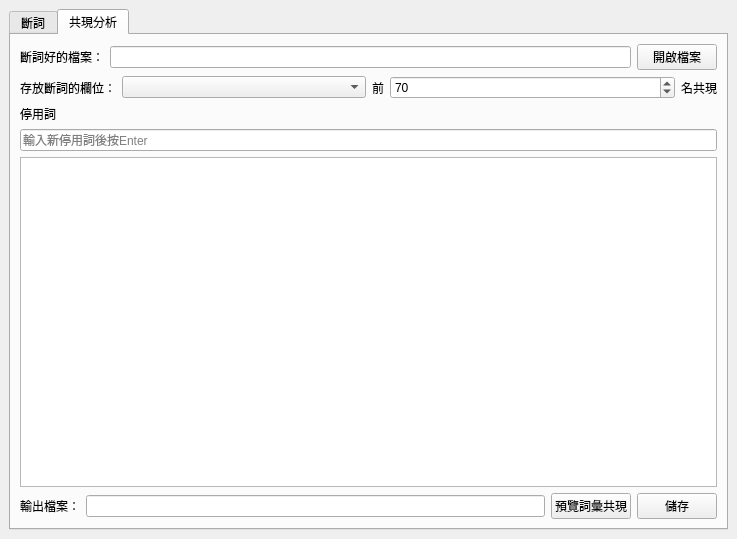
<?xml version="1.0" encoding="UTF-8"?>
<ui version="4.0">
 <class>MainWindow</class>
 <widget class="QMainWindow" name="MainWindow">
  <property name="geometry">
   <rect>
    <x>0</x>
    <y>0</y>
    <width>737</width>
    <height>539</height>
   </rect>
  </property>
  <property name="windowTitle">
   <string>WordProcessingPy</string>
  </property>
  <widget class="QWidget" name="centralwidget">
   <layout class="QHBoxLayout" name="horizontalLayout">
    <item>
     <widget class="QTabWidget" name="tabWidget">
      <property name="currentIndex">
       <number>1</number>
      </property>
      <widget class="QWidget" name="tab_2">
       <attribute name="title">
        <string>斷詞</string>
       </attribute>
       <layout class="QVBoxLayout" name="verticalLayout_4">
        <item>
         <layout class="QHBoxLayout" name="horizontalLayout_2">
          <item>
           <widget class="QLabel" name="label">
            <property name="text">
             <string>檔案：</string>
            </property>
           </widget>
          </item>
          <item>
           <widget class="QLineEdit" name="txtInput">
            <property name="readOnly">
             <bool>true</bool>
            </property>
           </widget>
          </item>
          <item>
           <widget class="QPushButton" name="btnOpen">
            <property name="text">
             <string>開啟檔案</string>
            </property>
           </widget>
          </item>
         </layout>
        </item>
        <item>
         <layout class="QHBoxLayout" name="horizontalLayout_4">
          <item>
           <widget class="QLabel" name="label_4">
            <property name="text">
             <string>輸出檔案：</string>
            </property>
           </widget>
          </item>
          <item>
           <widget class="QLineEdit" name="txtOutput">
            <property name="readOnly">
             <bool>true</bool>
            </property>
           </widget>
          </item>
          <item>
           <widget class="QPushButton" name="btnSetLocation">
            <property name="text">
             <string>設定</string>
            </property>
           </widget>
          </item>
         </layout>
        </item>
        <item>
         <layout class="QHBoxLayout" name="horizontalLayout_11">
          <item>
           <layout class="QHBoxLayout" name="horizontalLayout_5">
            <item>
             <widget class="QLabel" name="label_5">
              <property name="text">
               <string>要斷詞的欄位：</string>
              </property>
             </widget>
            </item>
            <item>
             <widget class="QComboBox" name="cmbColumns">
              <property name="sizePolicy">
               <sizepolicy hsizetype="Expanding" vsizetype="Fixed">
                <horstretch>0</horstretch>
                <verstretch>0</verstretch>
               </sizepolicy>
              </property>
             </widget>
            </item>
           </layout>
          </item>
          <item>
           <layout class="QHBoxLayout" name="horizontalLayout_10">
            <item>
             <widget class="QLabel" name="label_12">
              <property name="text">
               <string>斷詞輸出欄位：</string>
              </property>
             </widget>
            </item>
            <item>
             <widget class="QLineEdit" name="txtCKIPOutputColumn"/>
            </item>
           </layout>
          </item>
         </layout>
        </item>
        <item>
         <layout class="QHBoxLayout" name="horizontalLayout_3">
          <item>
           <layout class="QVBoxLayout" name="verticalLayout">
            <item>
             <widget class="QLabel" name="label_2">
              <property name="toolTip">
               <string>請輸入長詞，程式退出時會自動儲存</string>
              </property>
              <property name="text">
               <string>長詞</string>
              </property>
             </widget>
            </item>
            <item>
             <widget class="QLineEdit" name="txtLongWord">
              <property name="toolTip">
               <string>請輸入長詞，程式退出時會自動儲存</string>
              </property>
              <property name="placeholderText">
               <string>輸入新長詞後按Enter</string>
              </property>
             </widget>
            </item>
            <item>
             <widget class="QListView" name="lstLongWord"/>
            </item>
           </layout>
          </item>
          <item>
           <layout class="QVBoxLayout" name="verticalLayout_2">
            <item>
             <widget class="QLabel" name="label_3">
              <property name="toolTip">
               <string>請輸入同義詞並使用逗號分隔，第1個詞會取代之後的詞。程式退出時會自動儲存</string>
              </property>
              <property name="text">
               <string>同義詞</string>
              </property>
             </widget>
            </item>
            <item>
             <widget class="QLineEdit" name="txtSameWord">
              <property name="text">
               <string/>
              </property>
              <property name="maxLength">
               <number>32767</number>
              </property>
              <property name="placeholderText">
               <string>輸入新同義詞後按Enter</string>
              </property>
             </widget>
            </item>
            <item>
             <widget class="QListView" name="lstSameWord"/>
            </item>
           </layout>
          </item>
         </layout>
        </item>
        <item>
         <layout class="QVBoxLayout" name="verticalLayout_3">
          <item>
           <widget class="QLabel" name="label_6">
            <property name="text">
             <string>結果</string>
            </property>
           </widget>
          </item>
          <item>
           <widget class="QPlainTextEdit" name="txtResult"/>
          </item>
         </layout>
        </item>
        <item>
         <widget class="QPushButton" name="btnStartCKIP">
          <property name="text">
           <string>開始斷詞</string>
          </property>
         </widget>
        </item>
       </layout>
      </widget>
      <widget class="QWidget" name="tab">
       <attribute name="title">
        <string>共現分析</string>
       </attribute>
       <layout class="QVBoxLayout" name="verticalLayout_6">
        <item>
         <layout class="QHBoxLayout" name="horizontalLayout_6">
          <item>
           <widget class="QLabel" name="label_7">
            <property name="text">
             <string>斷詞好的檔案：</string>
            </property>
           </widget>
          </item>
          <item>
           <widget class="QLineEdit" name="txtInputCKIPedFile">
            <property name="readOnly">
             <bool>true</bool>
            </property>
           </widget>
          </item>
          <item>
           <widget class="QPushButton" name="btnOpenCKIPed">
            <property name="text">
             <string>開啟檔案</string>
            </property>
           </widget>
          </item>
         </layout>
        </item>
        <item>
         <layout class="QHBoxLayout" name="horizontalLayout_12">
          <item>
           <layout class="QHBoxLayout" name="horizontalLayout_7">
            <item>
             <widget class="QLabel" name="label_8">
              <property name="text">
               <string>存放斷詞的欄位：</string>
              </property>
             </widget>
            </item>
            <item>
             <widget class="QComboBox" name="cmbCKIPDataColumn">
              <property name="sizePolicy">
               <sizepolicy hsizetype="Expanding" vsizetype="Fixed">
                <horstretch>0</horstretch>
                <verstretch>0</verstretch>
               </sizepolicy>
              </property>
             </widget>
            </item>
           </layout>
          </item>
          <item>
           <layout class="QHBoxLayout" name="horizontalLayout_8">
            <item>
             <widget class="QLabel" name="label_9">
              <property name="text">
               <string>前</string>
              </property>
             </widget>
            </item>
            <item>
             <widget class="QSpinBox" name="sbTopWordCount">
              <property name="sizePolicy">
               <sizepolicy hsizetype="Expanding" vsizetype="Fixed">
                <horstretch>0</horstretch>
                <verstretch>0</verstretch>
               </sizepolicy>
              </property>
              <property name="minimum">
               <number>1</number>
              </property>
              <property name="maximum">
               <number>10000</number>
              </property>
              <property name="value">
               <number>70</number>
              </property>
             </widget>
            </item>
            <item>
             <widget class="QLabel" name="label_10">
              <property name="text">
               <string>名共現</string>
              </property>
             </widget>
            </item>
           </layout>
          </item>
         </layout>
        </item>
        <item>
         <layout class="QVBoxLayout" name="verticalLayout_5">
          <item>
           <widget class="QLabel" name="label_13">
            <property name="toolTip">
             <string>請輸入停用詞。程式退出時會自動儲存</string>
            </property>
            <property name="text">
             <string>停用詞</string>
            </property>
           </widget>
          </item>
          <item>
           <widget class="QLineEdit" name="txtStopWord">
            <property name="toolTip">
             <string>請輸入停用詞。程式退出時會自動儲存</string>
            </property>
            <property name="text">
             <string/>
            </property>
            <property name="maxLength">
             <number>32767</number>
            </property>
            <property name="placeholderText">
             <string>輸入新停用詞後按Enter</string>
            </property>
           </widget>
          </item>
          <item>
           <widget class="QListView" name="lstStopWord"/>
          </item>
         </layout>
        </item>
        <item>
         <layout class="QHBoxLayout" name="horizontalLayout_9">
          <item>
           <widget class="QLabel" name="label_11">
            <property name="text">
             <string>輸出檔案：</string>
            </property>
           </widget>
          </item>
          <item>
           <widget class="QLineEdit" name="txtCooccurrenceFilePath">
            <property name="readOnly">
             <bool>true</bool>
            </property>
           </widget>
          </item>
          <item>
           <widget class="QPushButton" name="btnPreviewCooccurrence">
            <property name="text">
             <string>預覽詞彙共現</string>
            </property>
           </widget>
          </item>
          <item>
           <widget class="QPushButton" name="btnSaveCooccurrence">
            <property name="text">
             <string>儲存</string>
            </property>
           </widget>
          </item>
         </layout>
        </item>
       </layout>
      </widget>
     </widget>
    </item>
   </layout>
  </widget>
 </widget>
 <resources/>
 <connections/>
</ui>
